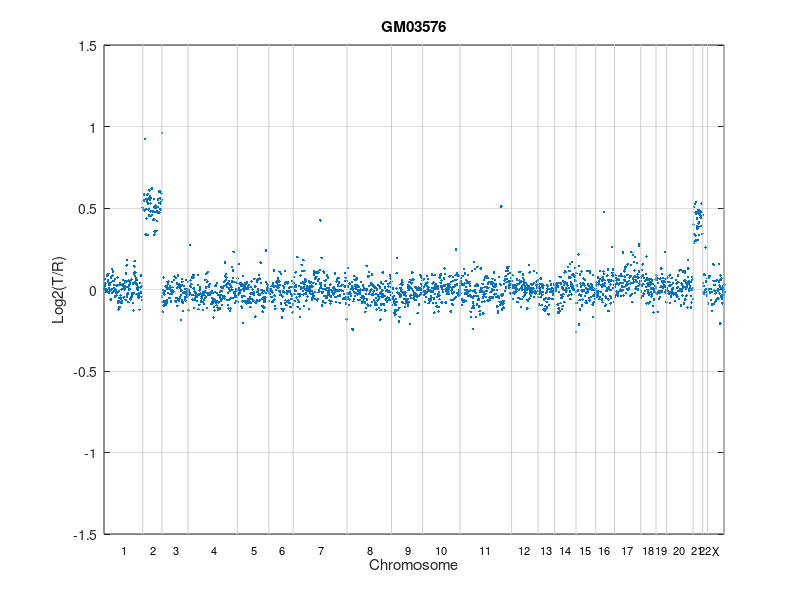
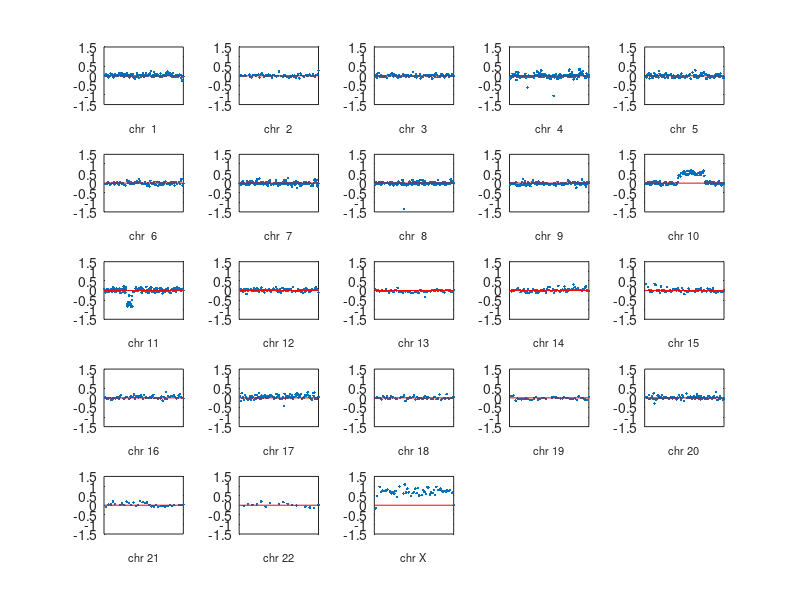

Source code (MATLAB) for these figures, in order: (Note: this script raises an error after producing the figures.)
%% Detecting DNA Copy Number Alteration in Array-Based CGH Data
% This example shows how to detect DNA copy number alterations in
% genome-wide array-based comparative genomic hybridization (CGH) data.

%   Copyright 2007-2013 The MathWorks, Inc.

%% Introduction
% Copy number changes or alterations is a form of genetic variation in the
% human genome [1]. DNA copy number alterations (CNAs) have been linked to
% the development and progression of cancer and many diseases. 
% 
% DNA microarray based comparative genomic hybridization (CGH) is a
% technique allows simultaneous monitoring of copy number of thousands of
% genes throughout the genome [2,3]. In this technique, DNA fragments or
% "clones" from a test sample and a reference sample differentially labeled
% with dyes (typically, Cy3 and Cy5) are hybridized to mapped DNA
% microarrays and imaged. Copy number alterations are related to the Cy3
% and Cy5 fluorescence intensity ratio of the targets hybridized to each
% probe on a microarray. Clones with normalized test intensities
% significantly greater than reference intensities indicate copy number
% gains in the test sample at those positions. Similarly, significantly
% lower intensities in the test sample are signs of copy number loss. BAC
% (bacterial artificial chromosome) clone based CGH arrays have a
% resolution in the order of one million base pairs (1Mb) [3].
% Oligonucleotide and cDNA arrays provide a higher resolution of 50-100kb
% [2]. 
% 
% Array CGH log2-based intensity ratios provide useful information about
% genome-wide CNAs. In humans, the normal DNA copy number is two for all
% the autosomes. In an ideal situation, the normal clones would correspond
% to a log2 ratio of zero.  The log2 intensity ratios of a single copy loss
% would be -1, and a single copy gain would be 0.58. The goal is to
% effectively identify locations of gains or losses of DNA copy number. 

%%
% The data in this example is the Coriell cell line BAC array CGH data
% analyzed by Snijders et al.(2001). The Coriell cell line data is widely
% regarded as a "gold standard" data set. You can download this data of
% normalized log2-based intensity ratios and the supplemental table of
% known karyotypes from
% http://www.nature.com/ng/journal/v29/n3/suppinfo/ng754_S1.html. You will
% compare these cytogenically mapped alterations with the locations of
% gains or losses identified with various functions of MATLAB and its
% toolboxes.

%% 
% For this example, the Coriell cell line data are provided in a MAT file.
% The data file |coriell_baccgh.mat| contains |coriell_data|, a structure
% containing of the normalized average of the log2-based test to reference
% intensity ratios of 15 fibroblast cell lines and their genomic positions.
% The BAC targets are ordered by genome position beginning at _1p_ and
% ending at _Xq_.

load coriell_baccgh
coriell_data

%% Visualizing the Genome Profile of the Array CGH Data Set
% You can plot the genome wide log2-based test/reference intensity ratios
% of DNA clones. In this example, you will display the log2 intensity
% ratios for cell line GM03576 for chromosomes 1 through 23.

%%
% Find the sample index for the CM03576 cell line.
sample = find(strcmpi(coriell_data.Sample, 'GM03576'))

%%
% To label chromosomes and draw the chromosome borders, you need
% to find the number of data points of in each chromosome. 
chr_nums = zeros(1, 23);
chr_data_len = zeros(1,23);
for c = 1:23
    tmp = coriell_data.Chromosome == c;
    chr_nums(c) = find(tmp, 1, 'last');
    chr_data_len(c) = length(find(tmp));
end

% Draw a vertical bar at the end of a chromosome to indicate the border 
x_vbar = repmat(chr_nums, 3, 1);
y_vbar = repmat([2;-2;NaN], 1, 23);

% Label the autosomes with their chromosome numbers, and the sex chromosome
% with X. 
x_label = chr_nums - ceil(chr_data_len/2);
y_label = zeros(1, length(x_label)) - 1.6;
chr_labels=num2str((1:1:23)');
chr_labels = cellstr(chr_labels);
chr_labels{end} = 'X'; 

figure;hold on
h_ratio = plot(coriell_data.Log2Ratio(:,sample), '.');
h_vbar = line(x_vbar, y_vbar, 'color', [0.8 0.8 0.8]);
h_text = text(x_label, y_label, chr_labels,...
             'fontsize', 8, 'HorizontalAlignment', 'center');

h_axis = get(h_ratio, 'parent');
set(h_axis, 'xtick', [], 'ygrid', 'on', 'box', 'on',...
            'xlim', [0 chr_nums(23)], 'ylim', [-1.5 1.5])

title(coriell_data.Sample{sample})
xlabel({'', 'Chromosome'})
ylabel('Log2(T/R)')                                                                             
hold off

%%
% In the plot, borders between chromosomes are indicated by grey vertical
% bars. The plot indicates that the GM03576 cell line is trisomic for
% chromosomes 2 and 21 [3].

%%
% You can also plot the profile of each chromosome in a genome. In this
% example, you will display the log2 intensity ratios for each chromosome
% in cell line GM05296 individually.

sample = find(strcmpi(coriell_data.Sample, 'GM05296'));
figure;
for c = 1:23
    idx = coriell_data.Chromosome == c;
    chr_y = coriell_data.Log2Ratio(idx, sample);
    subplot(5,5,c);
    
    hp = plot(chr_y, '.');
    line([0, chr_data_len(c)], [0,0], 'color', 'r');
    
    h_axis = get(hp, 'Parent');
    set(h_axis, 'xtick', [], 'Box', 'on',...
            'xlim', [0 chr_data_len(c)], 'ylim', [-1.5 1.5])
    xlabel(['chr ' chr_labels{c}], 'FontSize', 8)
end
suptitle('GM05296');

%%
% The plot indicates the GM05296 cell line has a partial trisomy at
% chromosome 10 and a partial monosomy at chromosome 11.

%%
% Observe that the gains and losses of copy number are discrete.
% These alterations occur in contiguous regions of a chromosome that
% cover several clones to entitle chromosome. 

%%
% The array-based CGH data can be quite noisy. Therefore, accurate
% identification of chromosome regions of equal copy number that accounts
% for the noise in the data requires robust computational methods. In the
% rest of this example, you will work with the data of chromosomes 9, 10
% and 11 of the GM05296 cell line. 

%% 
% Initialize a structure array for the data of these three chromosomes.
GM05296_Data = struct('Chromosome', {9 10 11},...
                      'GenomicPosition', {[], [], []},...
                      'Log2Ratio', {[], [], []},...
                      'SmoothedRatio', {[], [], []},...
                      'DiffRatio', {[], [], []},...
                      'SegIndex', {[], [], []});
 
%% Filtering and Smoothing Data
% A simple approach to perform high-level smoothing is to use a
% nonparametric filter. The function |mslowess| implements a linear fit to
% samples within a shifting window, is this example you use a |SPAN| of 15
% samples.

for iloop = 1:length(GM05296_Data)
    idx = coriell_data.Chromosome == GM05296_Data(iloop).Chromosome;
    chr_x = coriell_data.GenomicPosition(idx);
    chr_y = coriell_data.Log2Ratio(idx, sample);
    
    % Remove NaN data points
    idx = ~isnan(chr_y);
    GM05296_Data(iloop).GenomicPosition = double(chr_x(idx));
    GM05296_Data(iloop).Log2Ratio = chr_y(idx);
    
    % Smoother
    GM05296_Data(iloop).SmoothedRatio = ...
        mslowess(GM05296_Data(iloop).GenomicPosition,...
                 GM05296_Data(iloop).Log2Ratio,...
                 'SPAN',15);
    
    % Find the derivative of the smoothed ratio
    GM05296_Data(iloop).DiffRatio = ...
        diff([0; GM05296_Data(iloop).SmoothedRatio]);
end

%%
% To better visualize and later validate the locations of copy number
% changes, we need cytoband information. Read the human cytoband
% information from the |hs_cytoBand.txt| data file using the |cytobandread|
% function. It returns a structure of human cytoband information [4]. 
hs_cytobands = cytobandread('hs_cytoBand.txt')

% Find the centromere positions for the chromosomes.
acen_idx = strcmpi(hs_cytobands.GieStains, 'acen');
acen_ends = hs_cytobands.BandEndBPs(acen_idx);

% Convert the cytoband data from bp to kilo bp because the genomic
% positions in Coriell Cell Line data set are in kilo base pairs.
acen_pos = acen_ends(1:2:end)/1000;

%%
% You can inspect the data by plotting the log2-based ratios, the smoothed
% ratios and the derivative of the smoothed ratios together. You can also
% display the centromere position of a chromosome in the data plots. The
% magenta vertical bar marks the centromere of the chromosome.

%%
for iloop = 1:length(GM05296_Data)
    chr = GM05296_Data(iloop).Chromosome;
    chr_x = GM05296_Data(iloop).GenomicPosition;
    figure; hold on
    plot(chr_x, GM05296_Data(iloop).Log2Ratio, '.');
    line(chr_x, GM05296_Data(iloop).SmoothedRatio,...
                'Color', 'r', 'LineWidth', 2);
    line(chr_x, GM05296_Data(iloop).DiffRatio,...
                'Color', 'k', 'LineWidth', 2);
    line([acen_pos(chr), acen_pos(chr)], [-1, 1],...
                'Color', 'm', 'LineWidth', 2, 'LineStyle', '-.');
    if iloop == 1          
        legend('Raw','Smoothed','Diff', 'Centromere');
    end
    ylim([-1, 1])
    xlabel('Genomic Position')
    ylabel('Log2(T/R)')
    title(sprintf('GM05296: Chromosome %d ', chr))
    hold off
end


%% Detecting Change-Points
% The derivatives of the smoothed ratio over a certain threshold usually
% indicate substantial changes with large peaks, and provide the estimate
% of the change-point indices. For this example you will select a threshold
% of 0.1.

thrd = 0.1;

for iloop = 1:length(GM05296_Data)
    idx = find(abs(GM05296_Data(iloop).DiffRatio) > thrd );
    N = numel(GM05296_Data(iloop).SmoothedRatio);
    GM05296_Data(iloop).SegIndex = [1;idx;N];
    
    % Number of possible segments found
    fprintf('%d segments initially found on Chromosome %d.\n',...
                 numel(GM05296_Data(iloop).SegIndex) - 1,...
                 GM05296_Data(iloop).Chromosome)
end

%% Optimizing Change-Points by GM Clustering
% Gaussian Mixture (GM) or Expectation-Maximization (EM) clustering can
% provide fine adjustments to the change-point indices [5]. The convergence
% to statistically optimal change-point indices can be facilitated by
% surrounding each index with equal-length set of adjacent indices. Thus
% each edge is associated with left and right distributions. The GM
% clustering learns the maximum-likelihood parameters of the two
% distributions. It then optimally adjusts the indices given the learned
% parameters.

%%
% You can set the length for the set of adjacent positions distributed
% around the change-point indices. For this example, you will select a length
% of 5. You can also inspect each change-point by plotting its GM
% clusters. In this example, you will plot the GM clusters for the
% Chromosome 10 data.

len = 5;
for iloop = 1:length(GM05296_Data)
    seg_num = numel(GM05296_Data(iloop).SegIndex) - 1;
    if seg_num > 1
        % Plot the data points in chromosome 10 data
        if GM05296_Data(iloop).Chromosome == 10
            figure; hold on;
            plot(GM05296_Data(iloop).GenomicPosition,...
                 GM05296_Data(iloop).Log2Ratio, '.')
            ylim([-0.5, 1])
            xlabel('Genomic Position')
            ylabel('Log2(T/R)')
            title(sprintf('Chromosome %d - GM05296', ...
                GM05296_Data(iloop).Chromosome))
        end
        
        segidx = GM05296_Data(iloop).SegIndex;
        segidx_emadj = GM05296_Data(iloop).SegIndex;
        
        for jloop = 2:seg_num
            ileft = min(segidx(jloop) - len, segidx(jloop));
            iright = max(segidx(jloop) + len, segidx(jloop));
            gmx = GM05296_Data(iloop).GenomicPosition(ileft:iright);
            gmy = GM05296_Data(iloop).SmoothedRatio(ileft:iright);
            
            % Select initial guess for the of cluster index for each point. 
            gmpart = (gmy > (min(gmy) + range(gmy)/2)) + 1;
            
            % Create a Gaussian mixture model object
            gm = gmdistribution.fit(gmy, 2, 'start', gmpart);
            gmid = gm.cluster(gmy);
            
            segidx_emadj(jloop) = find(abs(diff(gmid))==1) + ileft;
            
          % Plot GM clusters for the change-points in chromosome 10 data
            if GM05296_Data(iloop).Chromosome == 10
                plot(gmx(gmid==1),gmy(gmid==1), 'g.',...
                     gmx(gmid==2), gmy(gmid==2), 'r.')
            end
        end

        % Remove repeat indices
        zeroidx = [diff(segidx_emadj) == 0; 0];
        GM05296_Data(iloop).SegIndex = segidx_emadj(~zeroidx);
    end
    
    % Number of possible segments found
    fprintf('%d segments found on Chromosome %d after GM clustering adjustment.\n',...
                 numel(GM05296_Data(iloop).SegIndex) - 1,...
                 GM05296_Data(iloop).Chromosome)
end
hold off;

%% Testing Change-Point Significance
% Once you determine the optimal change-point indices, you also need to
% determine if each segment represents a statistically significant changes
% in DNA copy number. You will perform permutation t-tests to assess the
% significance of the segments identified. A segment includes all the data
% points from one change-point to the next change-point or the chromosome
% end. In this example, you will perform 10,000 permutations of the data
% points on two consecutive segments along the chromosome at the
% significance level of 0.01.

%%
alpha = 0.01;
for iloop = 1:length(GM05296_Data)
    seg_num = numel(GM05296_Data(iloop).SegIndex) - 1;
    seg_index = GM05296_Data(iloop).SegIndex;
    if seg_num > 1
        ppvals = zeros(seg_num+1, 1);

        for sloop =  1:seg_num-1
            seg1idx = seg_index(sloop):seg_index(sloop+1)-1;
            
            if sloop== seg_num-1
                seg2idx = seg_index(sloop+1):(seg_index(sloop+2));
            else
                seg2idx = seg_index(sloop+1):(seg_index(sloop+2)-1);
            end
            
            seg1 = GM05296_Data(iloop).SmoothedRatio(seg1idx);
            seg2 = GM05296_Data(iloop).SmoothedRatio(seg2idx);
            
            n1 = numel(seg1);
            n2 = numel(seg2);
            N = n1+n2;
            segs = [seg1;seg2];
            
            % Compute observed t statistics
            t_obs = mean(seg1) - mean(seg2);

            % Permutation test
            iter = 10000;
            t_perm = zeros(iter,1); 
            for i = 1:iter
                randseg = segs(randperm(N));
                t_perm(i) = abs(mean(randseg(1:n1))-mean(randseg(n1+1:N)));
            end
            ppvals(sloop+1) = sum(t_perm >= abs(t_obs))/iter;
        end

        sigidx = ppvals < alpha;
        GM05296_Data(iloop).SegIndex = seg_index(sigidx);
    end
    
    % Number segments after significance tests
    fprintf('%d segments found on Chromosome %d after significance tests.\n',...
       numel(GM05296_Data(iloop).SegIndex) - 1, GM05296_Data(iloop).Chromosome)
end


%% Assessing Copy Number Alterations
% Cytogenetic study indicates cell line GM05296 has a trisomy at
% _10q21-10q24_  and a monosomy at _11p12-11p13_ [3]. Plot the segment
% means of the three chromosomes over the original data with bold red
% lines, and add the chromosome ideograms to the plots using the
% |chromosomeplot| function. Note that the genomic positions in the Coriell
% cell line data set are in kilo base pairs. Therefore, you will need to
% convert cytoband data from bp to kilo bp when adding the ideograms to the
% plot.
for iloop = 1:length(GM05296_Data)
    figure;
    seg_num = numel(GM05296_Data(iloop).SegIndex) - 1;
    seg_mean = ones(seg_num,1);
    chr_num = GM05296_Data(iloop).Chromosome;
    for jloop = 2:seg_num+1
        idx = GM05296_Data(iloop).SegIndex(jloop-1):GM05296_Data(iloop).SegIndex(jloop);
        seg_mean(idx) = mean(GM05296_Data(iloop).Log2Ratio(idx));
        line(GM05296_Data(iloop).GenomicPosition(idx), seg_mean(idx),...
            'color', 'r', 'linewidth', 3);
    end
    line(GM05296_Data(iloop).GenomicPosition, GM05296_Data(iloop).Log2Ratio,...
        'linestyle', 'none', 'Marker', '.');
    line([acen_pos(chr_num), acen_pos(chr_num)], [-1, 1],...
        'linewidth', 2,...
        'color', 'm',...
        'linestyle', '-.');

    ylabel('Log2(T/R)')
    set(gca, 'Box', 'on', 'ylim', [-1, 1])
    title(sprintf('Chromosome %d - GM05296', chr_num));
    chromosomeplot(hs_cytobands, chr_num, 'addtoplot', gca,  'unit', 2)
    
end

%%
% As shown in the plots, no copy number alterations were found on
% chromosome 9, there is copy number gain span from _10q21_ to _10q24_, and
% a copy number loss region from _11p12_ to _11p13_. The CNAs found match the
% known results in cell line GM05296 determined by cytogenetic analysis.

%%
% You can also display the CNAs of the GM05296 cell line align to the
% chromosome ideogram summary view using the |chromosomeplot| function. 
% Determine the genomic positions for the CNAs on chromosomes 10 and 11.
chr10_idx = GM05296_Data(2).SegIndex(2):GM05296_Data(2).SegIndex(3)-1;
chr10_cna_start = GM05296_Data(2).GenomicPosition(chr10_idx(1))*1000;
chr10_cna_end   = GM05296_Data(2).GenomicPosition(chr10_idx(end))*1000;

chr11_idx = GM05296_Data(3).SegIndex(2):GM05296_Data(3).SegIndex(3)-1;
chr11_cna_start = GM05296_Data(3).GenomicPosition(chr11_idx(1))*1000;
chr11_cna_end = GM05296_Data(3).GenomicPosition(chr11_idx(end))*1000;

%%
% Create a structure containing the copy number alteration data from the
% GM05296 cell line data according to the input requirements of the
% |chromosomeplot| function. 
cna_struct = struct('Chromosome', [10 11],...
                     'CNVType', [2 1],...
                     'Start', [chr10_cna_start, chr11_cna_start],...
                     'End',   [chr10_cna_end, chr11_cna_end])
%%  
chromosomeplot(hs_cytobands, 'cnv', cna_struct, 'unit', 2)
title('Human Karyogram with Copy Number Alterations of GM05296')

%% 
% This example shows how MATLAB and its toolboxes provide tools for the
% analysis and visualization of copy-number alterations in array-based CGH
% data.

%% References
% [1] Redon, R., Ishikawa, S., Fitch, K.R., et al. (2006). Global variation
%     in copy number in the human genome. Nature 444, 444-454.
%%
% [2] Pinkel, D., Segraves, R., Sudar, D., Clark, S., Poole, I., Kowbel,
%     D., Collins, C. Kuo, W.L., Chen, C., Zhai, Y., et al. (1998). High
%     resolution analysis of DNA copy number variations using comparative
%     genomic hybridization to microarrays. Nat. Genet. 20, 207-211.
%%
% [3] Snijders, A.M., Nowak, N., Segraves, R., Blackwood, S., Brown, N.,
%     Conroy, J., Hamilton, G., Hindle, A.K., Huey, B., Kimura, K., et al.
%     (2001). Assembly of microarrays for genome-wide measurement of DNA
%     copy number", Nat. Genet. 29, 263-264.
%%
% [4] <http://www.ncbi.nlm.nih.gov/mapview/map_search.cgi?taxid=9606 Human Genome NCBI Build 36>.
%
%%
% [5] Myers, C.L., Dunham, M.J., Kung, S.Y., and Troyanskaya, O.G. (2004).
%     Accurate detection of aneuploidies in array CGH and gene expression
%     microarray data. Bioinformatics 20, 18, 3533-3543.

%%
% *<mailto:bioinfo-feedback@mathworks.com?subject=Feedback%20for%20BACACGHDEMO%20in%20Bioinformatics%20Toolbox%204.2 Suggest an enhancement for this example.>*

displayEndOfDemoMessage(mfilename)
